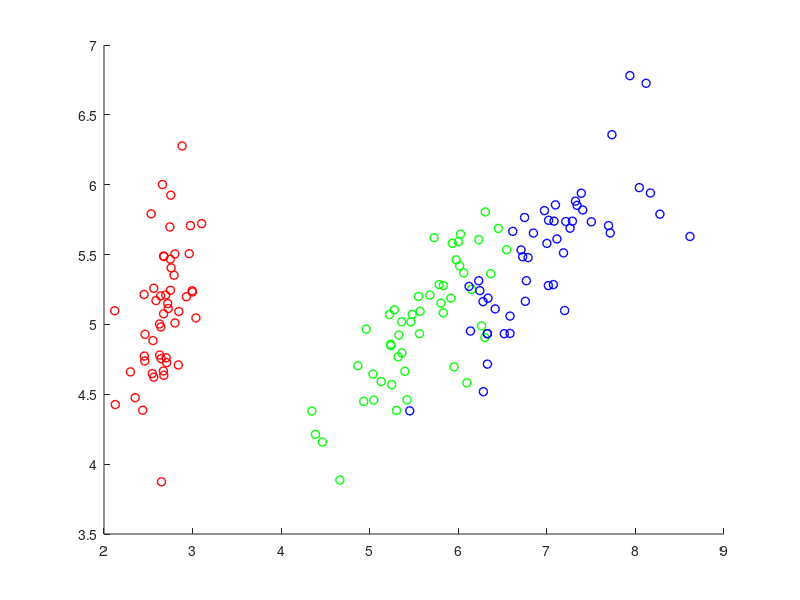
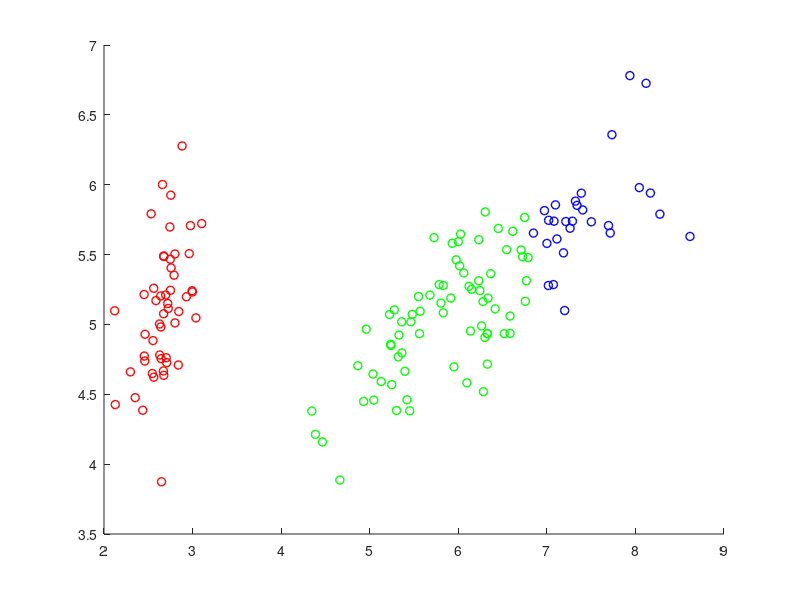
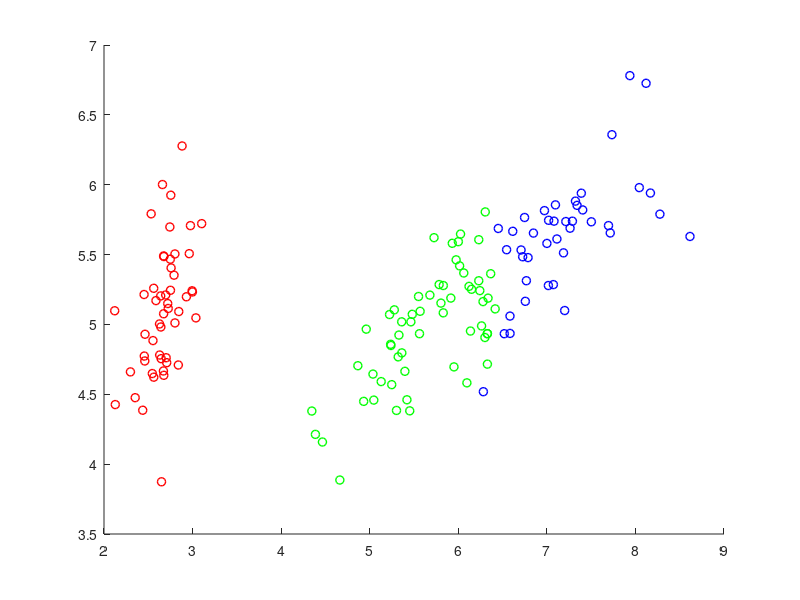

Recreate these plots in MATLAB, in order.
% Compute the Principle Components of a dataset using principle components
% analysis (PCA) and then use try and use Gaussian Mixture Models to
% classify the data sets.
clear;
fi=fopen('data/irises.dat','r');
dat=fscanf(fi,'%f ',Inf);
fclose(fi);
dat_size=[12 50];
dat=reshape(dat,dat_size);
dat=dat';
I1=dat(:,1:4);
I2=dat(:,5:8);
I3=dat(:,9:12);
I=[I1;I2;I3];
% The true classification of each datum
c=[ 1*ones(dat_size(1),1);
    2*ones(dat_size(1),1);
    3*ones(dat_size(1),1); ];
% compute principle components
%S=cov(I);
S=corr(I);
[V,L]=eig(S);
[l,li]=sort(diag(L),'descend');
V=V(:,li);
% the PCs
Y1=I1*V;
Y2=I2*V;
Y3=I3*V;
Y=I*V;
newplot(figure(1));
figure(1);
hold on;
h=scatter(Y1(:,1),Y1(:,2),[],'r');
set(h,'linewidth',1);
h=scatter(Y2(:,1),Y2(:,2),[],'g');
set(h,'linewidth',1);
h=scatter(Y3(:,1),Y3(:,2),[],'b');
set(h,'linewidth',1);
hold off;
% The EM algorithm to try and categorize the PCs into the correct groups.
% First we try with the 1st PC only
y=Y(:,1);
% Initial guesses
mu=[3,6,8];
sig=[1,1,1];
W=[1,1,1]/3;
B=2;
for b=1:B
    % Compute the probability y_n is from distribution k
    P_k=(sig*sqrt(2*pi)).^(-1).*exp(-((y-mu).^2)./(2*sig.^2)).*W;
    P_k=P_k./sum(P_k,2);
    % Recompute weights
    mu_old=mu;
    sig_old=sig;
    W_old=W;
    W=sum(P_k,1)/size(P_k,1);
    mu=sum(y.*P_k,1)./sum(P_k,1);
    sig=sum(((y-mu).^2).*P_k,1)./sum(P_k,1);
    hlt=sum(abs(1 - [mu sig W]./[mu_old sig_old W_old]))...
            /(length(W)+length(mu)+length(sig));
    if (hlt < 0.01)
        break;
    end
end
[m,mi]=max(P_k,[],2);
newplot(figure(2));
figure(2)
hold on;
h=scatter(Y(find(mi==1),1),Y(find(mi==1),2),[],'r');
set(h,'linewidth',1);
h=scatter(Y(find(mi==2),1),Y(find(mi==2),2),[],'g');
set(h,'linewidth',1);
h=scatter(Y(find(mi==3),1),Y(find(mi==3),2),[],'b');
set(h,'linewidth',1);
hold off;
% Now we try with the first 2 components
y2=Y(:,1:2);
mu2=[
    3 6 8;
    5.5 5 5.75;
];
sig2=zeros(2,2,3);
sig2(:,:,1)=eye(2);
sig2(:,:,2)=eye(2);
sig2(:,:,3)=eye(2);
W2=[1 1 1]/3;
B=5;
P_k2=zeros(size(y2,1),3);
for b=1:B
    for _k=1:3
        P_k2(:,_k)=((2*pi)^2*det(sig2(:,:,_k)))^(-1)...
            * exp(-0.5*sum((y2-mu2(:,_k)')'.*((sig2(:,:,_k)^(-1))*(y2-mu2(:,_k)')'),1)');
    end
    P_k2=P_k2./sum(P_k2,2);
    mu2_old=mu2;
    sig2_old=sig2;
    W2_old=W2;
    W2=sum(P_k2,1)/size(P_k2,1);
    for _k=1:3
        mu2(:,_k)=(sum(y2.*P_k2(:,_k),1)./sum(P_k2(:,_k),1))';
        sig2(:,:,_k)=((y2-mu2(:,_k)').*P_k2(:,_k))'*(y2-mu2(:,_k)')./sum(P_k2(:,_k));
    end
end
[m2,mi2]=max(P_k2,[],2);
newplot(figure(3));
figure(3)
hold on;
h=scatter(Y(find(mi2==1),1),Y(find(mi2==1),2),[],'r');
set(h,'linewidth',1);
h=scatter(Y(find(mi2==2),1),Y(find(mi2==2),2),[],'g');
set(h,'linewidth',1);
h=scatter(Y(find(mi2==3),1),Y(find(mi2==3),2),[],'b');
set(h,'linewidth',1);
hold off;
